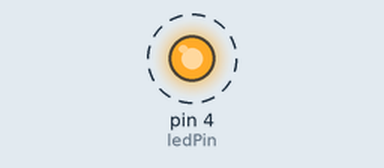
This sketch was run on a simulated Arduino Uno, built with avr-gcc and run on an emulated ATmega328P. Shown: output pins drawn as LEDs (lit = HIGH). Dashed ring = blinking.

Above: at 0.5 s.
Timing chart, 0 to 4.6 s (numbered marks = the images above):
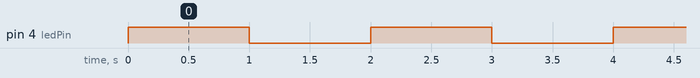

The sketch:

encender_led.ino
```cpp
// Ejemplo básico: Encender y apagar un LED en el pin 4

int ledPin = 4;   // Pin digital donde está conectado el LED

void setup() {
  pinMode(ledPin, OUTPUT);  // Configurar el pin como salida
}

void loop() {
  digitalWrite(ledPin, HIGH); // Encender LED
  delay(1000);                // Esperar 1 segundo
  digitalWrite(ledPin, LOW);  // Apagar LED
  delay(1000);                // Esperar 1 segundo
}
```

Measured:
- by itself, pin 4 (ledPin): alternates HIGH for 1.0 s and LOW for 1.0 s
